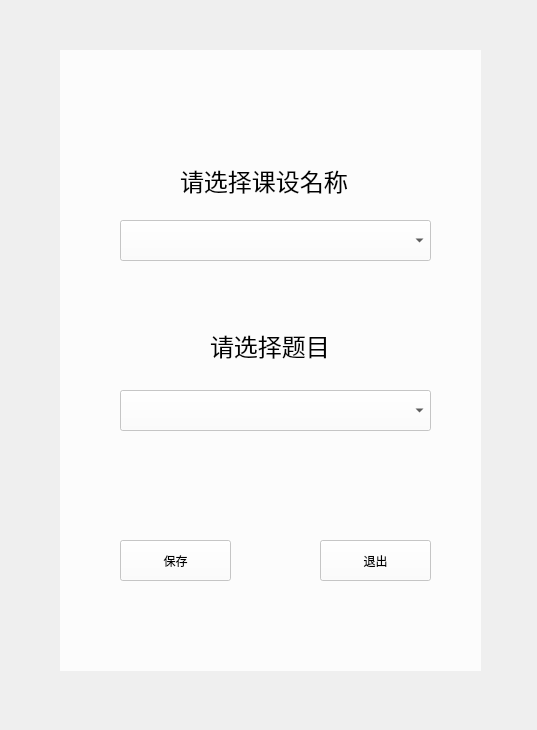
<?xml version="1.0" encoding="UTF-8"?>
<ui version="4.0">
 <class>seltopicClass</class>
 <widget class="QWidget" name="seltopicClass">
  <property name="geometry">
   <rect>
    <x>0</x>
    <y>0</y>
    <width>537</width>
    <height>730</height>
   </rect>
  </property>
  <property name="minimumSize">
   <size>
    <width>537</width>
    <height>730</height>
   </size>
  </property>
  <property name="maximumSize">
   <size>
    <width>537</width>
    <height>730</height>
   </size>
  </property>
  <property name="windowTitle">
   <string>选择课题</string>
  </property>
  <property name="windowIcon">
   <iconset>
    <normaloff>image/学院logo（jiangsu university jingjiang college）.png</normaloff>image/学院logo（jiangsu university jingjiang college）.png</iconset>
  </property>
  <widget class="QLabel" name="label">
   <property name="geometry">
    <rect>
     <x>0</x>
     <y>0</y>
     <width>1280</width>
     <height>720</height>
    </rect>
   </property>
   <property name="minimumSize">
    <size>
     <width>1280</width>
     <height>720</height>
    </size>
   </property>
   <property name="maximumSize">
    <size>
     <width>1280</width>
     <height>720</height>
    </size>
   </property>
   <property name="text">
    <string/>
   </property>
   <property name="pixmap">
    <pixmap>image/雪山.png</pixmap>
   </property>
   <property name="scaledContents">
    <bool>true</bool>
   </property>
  </widget>
  <widget class="QWidget" name="widget" native="true">
   <property name="geometry">
    <rect>
     <x>60</x>
     <y>50</y>
     <width>421</width>
     <height>621</height>
    </rect>
   </property>
   <property name="styleSheet">
    <string notr="true">background-color: rgba(255, 255, 255, 200);
</string>
   </property>
   <widget class="QLabel" name="label_2">
    <property name="geometry">
     <rect>
      <x>120</x>
      <y>110</y>
      <width>171</width>
      <height>41</height>
     </rect>
    </property>
    <property name="font">
     <font>
      <family>楷体</family>
      <pointsize>18</pointsize>
     </font>
    </property>
    <property name="styleSheet">
     <string notr="true">background-color: rgba(255, 255, 255, 0);</string>
    </property>
    <property name="text">
     <string>请选择课设名称</string>
    </property>
   </widget>
   <widget class="QLabel" name="label_3">
    <property name="geometry">
     <rect>
      <x>150</x>
      <y>270</y>
      <width>121</width>
      <height>51</height>
     </rect>
    </property>
    <property name="font">
     <font>
      <family>楷体</family>
      <pointsize>18</pointsize>
     </font>
    </property>
    <property name="styleSheet">
     <string notr="true">background-color: rgba(255, 255, 255, 0);</string>
    </property>
    <property name="text">
     <string>请选择题目</string>
    </property>
   </widget>
   <widget class="QPushButton" name="btn_save">
    <property name="geometry">
     <rect>
      <x>60</x>
      <y>490</y>
      <width>111</width>
      <height>41</height>
     </rect>
    </property>
    <property name="text">
     <string>保存</string>
    </property>
   </widget>
   <widget class="QPushButton" name="btn_exit">
    <property name="geometry">
     <rect>
      <x>260</x>
      <y>490</y>
      <width>111</width>
      <height>41</height>
     </rect>
    </property>
    <property name="text">
     <string>退出</string>
    </property>
   </widget>
   <widget class="QComboBox" name="btn_classname">
    <property name="geometry">
     <rect>
      <x>60</x>
      <y>170</y>
      <width>311</width>
      <height>41</height>
     </rect>
    </property>
   </widget>
   <widget class="QComboBox" name="btn_topicval">
    <property name="geometry">
     <rect>
      <x>60</x>
      <y>340</y>
      <width>311</width>
      <height>41</height>
     </rect>
    </property>
   </widget>
  </widget>
 </widget>
 <layoutdefault spacing="6" margin="11"/>
 <resources/>
 <connections/>
</ui>
